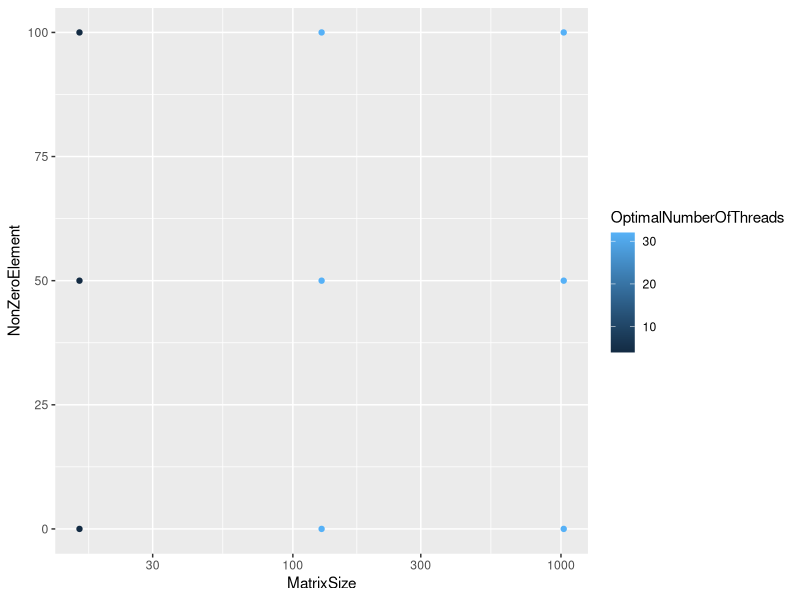

This figure's R source:
library(reshape2)
library(ggplot2)

# get data
d1 <- read.table("sample_2.csv", header=T, sep=",")

# plot
g1 <- ggplot(d1, aes(x=MatrixSize, y=NonZeroElement, color=OptimalNumberOfThreads))
g2 <- g1 + layer(geom="point", stat="identity", position="identity")
g3 <- g2 + scale_x_log10()

g3


